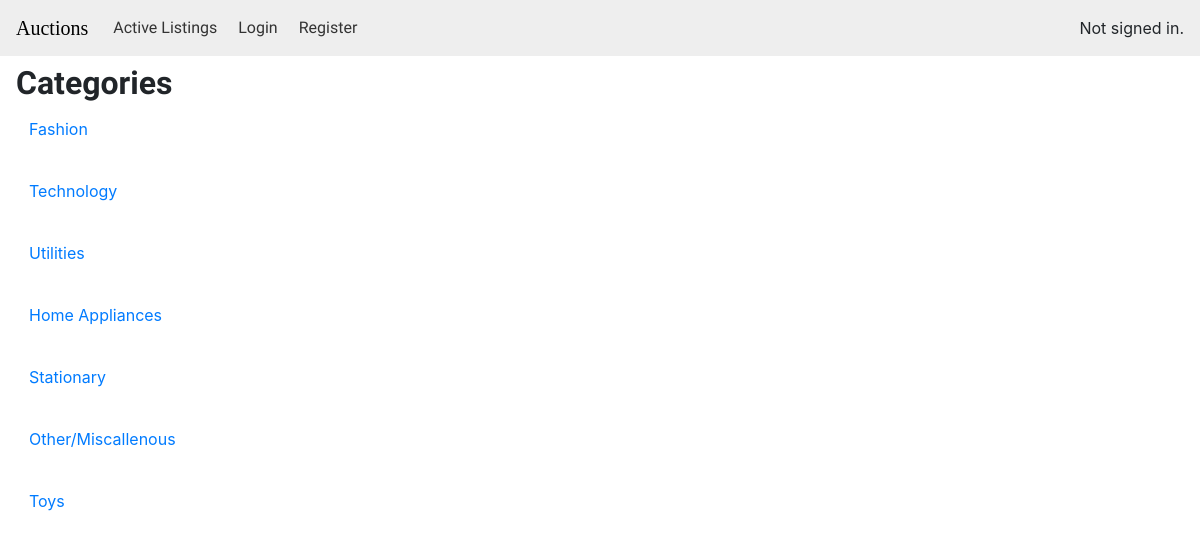
The page /categories/ on the database as committed earlier.
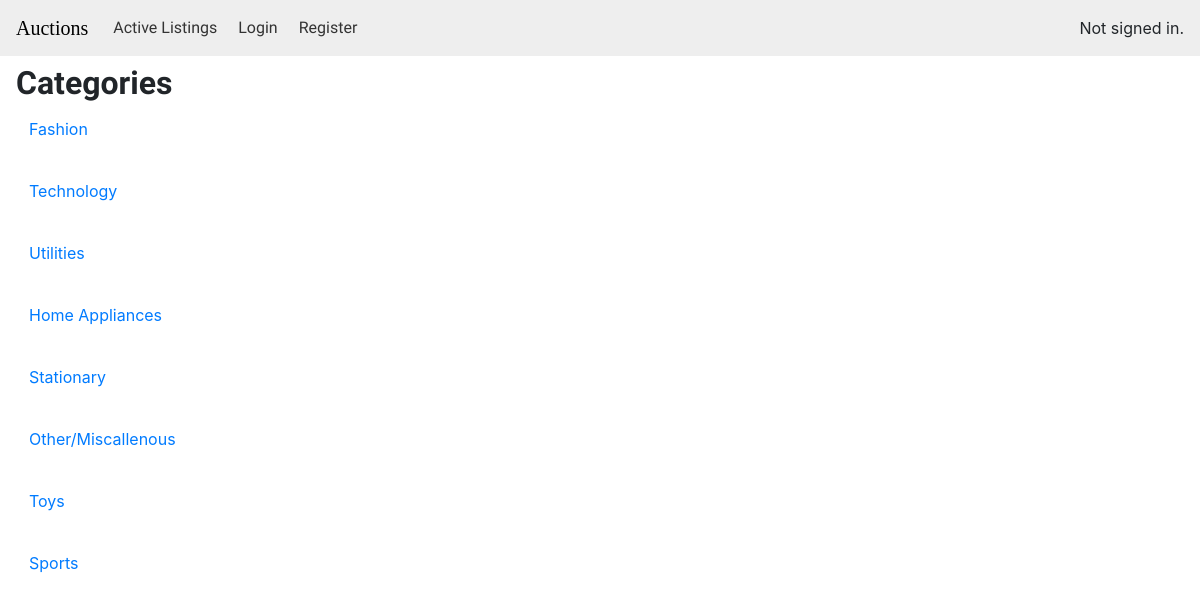
The same page on the database as committed later.
### auctions/models.py (models this page shows, shortened)
class Categories(models.Model):
    name = models.CharField(max_length=32)
    slug = models.CharField(max_length=32)
    class Meta:
        verbose_name_plural = 'Categories'

### auctions/views.py (the view)
# urls.py: path('categories/', views.categories, name='categories'),
def categories(request):
    return render(request, 'auctions/category.html', {
        'categories': Categories.objects.all()
    })

### auctions/templates/auctions/category.html
{% extends 'auctions/layout.html' %}
{% block body %}
    <h2>Categories</h2>
    <ul class="list-unstyled">
        {% for category in categories %}
            <li>
                <a class="btn btn-link" href="{% url 'categoriesFiltered' category.slug %}">{{ category.name }}</a>
            </li>
            <br>
        {% endfor %}
    </ul>
{% endblock %}

### auctions/templates/auctions/layout.html (shortened to what this page needs)
{% load static %}
<!DOCTYPE html>
<html lang="en">
    <head>
        <link rel="stylesheet" href="https://stackpath.bootstrapcdn.com/bootstrap/4.4.1/css/bootstrap.min.css">
        <link href="{% static 'auctions/styles.css' %}" rel="stylesheet" type="text/css">
        <link href="{% static 'auctions/component-chosen.min.css' %}" rel="stylesheet">
    </head>
    <body>
        <nav class="navbar navbar-default navbar-light navbar-expand-lg fixed-top">
            <div class="navbar-header">
                <a class="navbar-brand mx-auto" href="{% url 'index' %}" style="color: black !important;">Auctions</a>
            </div>
            <div class="collapse navbar-collapse ml-3" id="navbar-content">
                <ul class="navbar-nav">
                    <li class="nav-item mx-1"><a class="nav-link" href="{% url 'index' %}">Active Listings</a></li>
                    {% if user.is_authenticated %}
                        <li class="nav-item mx-1"><a class="nav-link" href="{% url 'create' %}">Create Listing</a></li>
                        <li class="nav-item mx-1"><a class="nav-link" href="{% url 'categories' %}">Categories</a></li>
                        <li class="nav-item mx-1"><a class="nav-link" href="{% url 'displayWatchlist' %}">Watchlist</a></li>
                        <li class="nav-item mx-1"><a class="nav-link" href="{% url 'logout' %}">Logout</a></li>
                    {% else %}
                        <li class="nav-item mx-1"><a class="nav-link" href="{% url 'login' %}">Login</a></li>
                        <li class="nav-item mx-1"><a class="nav-link" href="{% url 'register' %}">Register</a></li>
                    {% endif %}
                </ul>
            </div>
            <div class="ml-auto">
                {% if user.is_authenticated %}
                    <p>Signed in as <strong>{{ user.username }}</strong>.</p>
                {% else %}
                    Not signed in.
                {% endif %}
            </div>
        </nav>
        <div class="p-3 mt-5">
            {% block body %}
            {% endblock %}
        </div>
    </body>
</html>

### auctions/static/auctions/styles.css (style rules this page uses)
nav { background-color: #eee; }
h1, h2, h3, h4, h5 { font-family: 'PT Sans', sans-serif; font-weight: 600; }
.navbar-brand { text-decoration: none; font-weight: 500; background-color: transparent !important; font-family: 'Arvo', serif; }
.nav-link { background-color: #eee; color: #333 !important; transition: background-color .2s, color .2s; font-family: 'Titillium Web', sans-serif; font-weight: 400; padding-left: 5px !important; }

Rows that differ between the two databases and show on the page:
added Categories: name "Sports"
